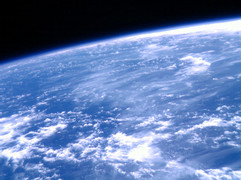
#> input picture csm_Beesat2_Maldives-06-04-2020_c4a2fae91a.jpg, 241 x 180 px
$ python AP5_Horizontsensor.py
#> lines starting #> are read from the running program, lines starting #| are printed output that depends on the picture; after the words box and inside, x2 and y2 are one past the last pixel; in counts of white or black regions, pixels touching at a corner belong together
import cv2
import matplotlib.pyplot as plt
# Bild einbinden
import numpy as np

img = cv2.imread('csm_Beesat2_Maldives-06-04-2020_c4a2fae91a.jpg')
#> img is the input picture: shape (180, 241, 3); mean B, G, R 171.8, 123.8, 98.8

# Bild in graustufen konvertieren
gray = cv2.cvtColor(img, cv2.COLOR_BGR2GRAY)
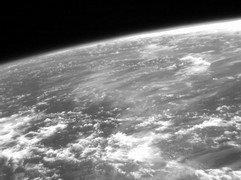
#> gray: shape (180, 241); min 0, max 255, mean 121.8

# Bild anzeigen
bw = cv2.threshold(gray, 50, 255, cv2.THRESH_BINARY)[1]
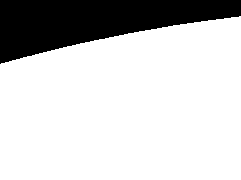
#> bw: shape (180, 241); 79.6% white; 1 black region, box (x1, y1, x2, y2) and area: (0, 0, 241, 64) 8864
# a = np.bincount(gray.ravel())
# plt.plot(a)
# plt.show()
cv2.imshow('AP5-Bild1', bw)

# Bild offen halten und dann wieder schließen
cv2.waitKey(0)
cv2.destroyAllWindows()

# Tangente an Erde legen
